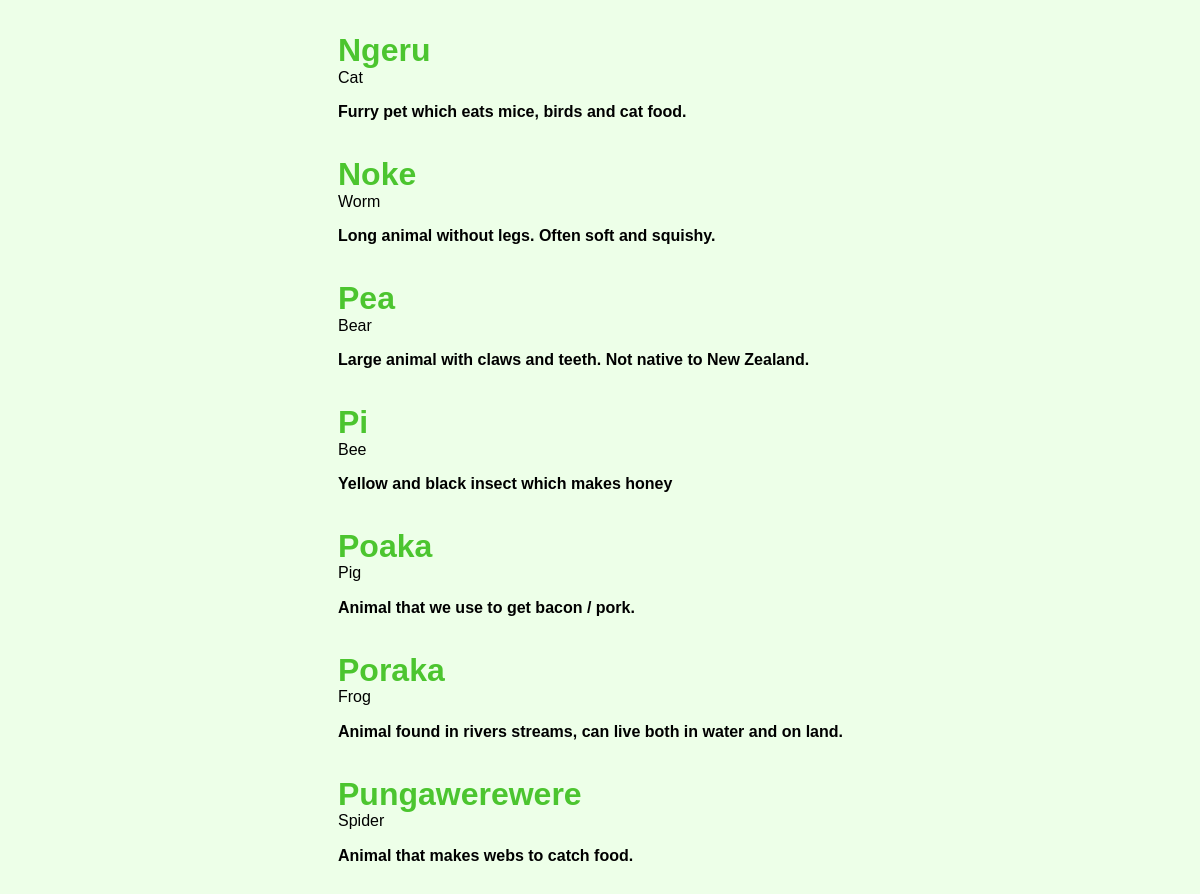
The app's page /words/category/2 (middle part), older data.
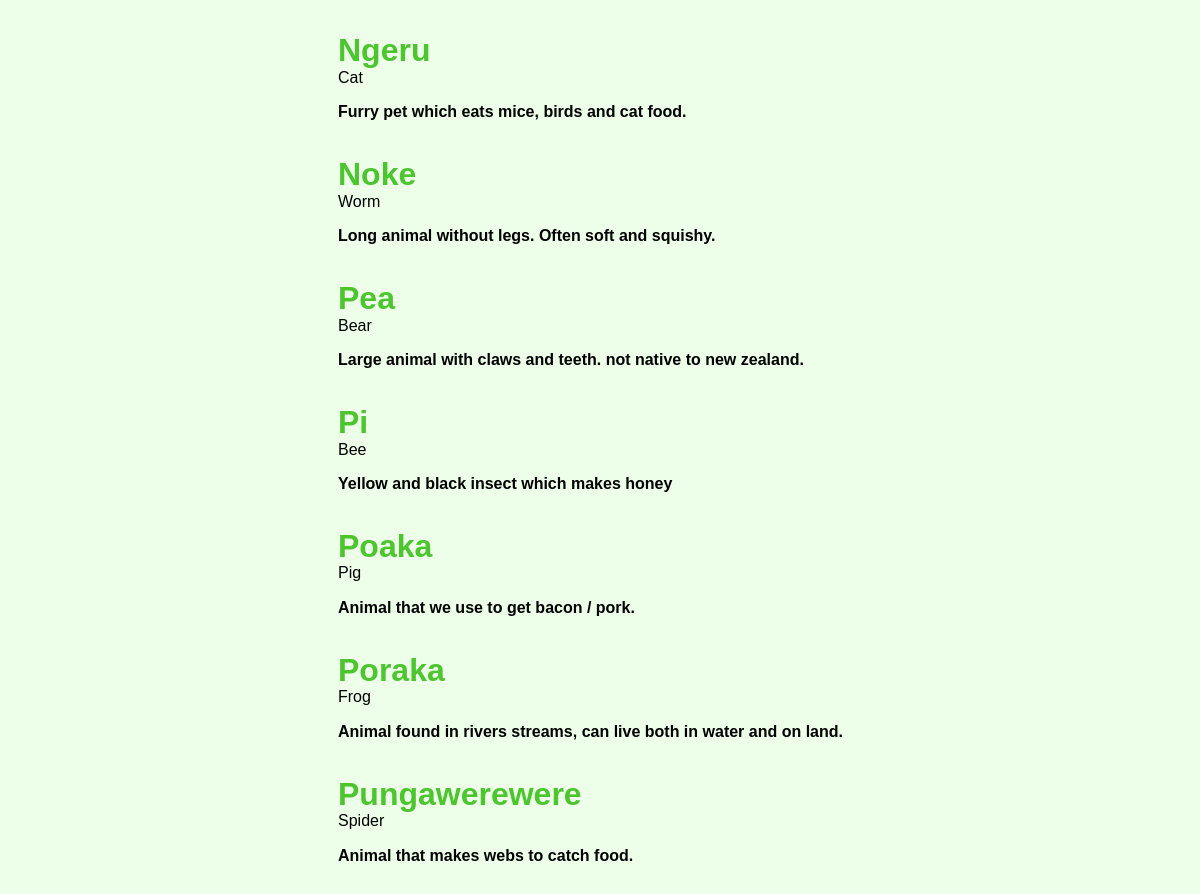
The same page, newer data.
### tables this page shows
CREATE TABLE "words"
(
    id               integer
        constraint words_pk
            primary key autoincrement,
    english_word     varchar(30),
    maori_word       varchar(30),
    definition       varchar(100),
    category         varchar(30),
    level            integer,
    last_edited_date date,
    last_edited_by   varchar(70),
    image_name       varchar(30)
);

### app.py (the view)
@app.route('/words/category/<category_id>', methods=['POST', 'GET'])
def render_wordcategory(category_id):
    if request.method == 'POST':
        search = request.form.get('search').lower().strip()
        return redirect('/words/' + search)
    category = database_select('SELECT category FROM categories WHERE category_id = ?', (category_id,))[0][0]
    words = database_select('SELECT * FROM words WHERE category = ?', (category,))
    if len(words) == 0:
        words = None
    return render_template('words.html', logged_in=is_logged_in(), user_info=user_info(), word_info=words)

### app.py (called while the page is built)
def create_connection(db_file):
    try:
        connection = sqlite3.connect(db_file)
        return connection
    except Error as e:
        print(e)
    return None

def database_select(query, info):
    con = create_connection(DATABASE)
    cur = con.cursor()
    cur.execute(query, info)
    info = cur.fetchall()
    con.close()
    return info

def is_logged_in():
    if session.get('email') is None:
        return False
    else:
        return True

def user_info():
    return session

### templates/words.html (shortened to what this page needs)
{% extends "base.html" %}
{% block main %}
    <br>
    {% if word_info != None %}
        {% for word in word_info %}
            <table class="word_display">
                <tr>
                    <td colspan="2"><h3 onclick="togglePopup{{ word[0] }}()">{{ word[2] }}</h3><p>{{ word[1] }}</p></td>
                </tr>
                <tr>
                    <td colspan="2" class="definition">{{ word[3] }}</td>
                </tr>
            </table>
            <br>
        {% endfor %}
    {% else %}
        <h2>No results found</h2>
    {% endif %}
{% endblock %}

### templates/base.html (shortened to what this page needs)
<!DOCTYPE html>
<html>
<head>
    <link rel="stylesheet" href="https://cdnjs.cloudflare.com/ajax/libs/normalize/8.0.1/normalize.css"/>
    <link href="{{ url_for('static', filename='TeReoDictionary.css') }}" rel="stylesheet">
</head>
<body>
<div class="container">
    <main>
        {% block main %}
        {% endblock %}
    </main>
</div>
</body>
</html>

### static/TeReoDictionary.css (style rules this page uses)
* { font-family: 'Rage Italic', sans-serif; padding: 0; margin: 0; box-sizing: border-box; }
body { background-color: rgb(237, 255, 232); }
.container { width: 60vw; margin: auto; }
.container::after { content: ""; clear: both; display: table; }
h3 { font-size: 2rem; color: rgb(76, 197, 47); }
.word_display h3 { cursor: pointer; }
.definition { font-weight: bold; }
table { border-collapse: collapse; width: 75%; margin: auto; table-layout: fixed; }

Row changes from the older to the newer data that the page shows:
changed words "Pea": definition "Large animal with claws and teeth. Not native to New Zealand." → "Large animal with claws and teeth. not native to new zealand."
